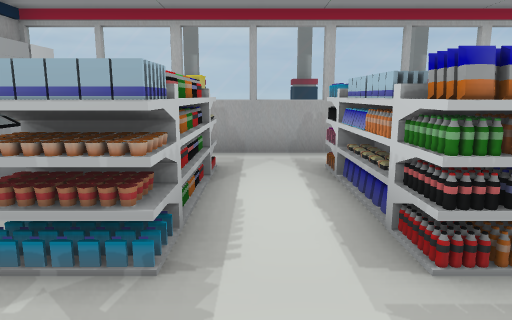
[1] (above)

18 first-person views from a walk through a 3-D level made in the Unity game engine. The camera is 1.3 m above the floor, tilts 10° down and sees 70° across. Doors are open. The floor is counted in squares, 1 m on a side. Each view is taken from the middle of a square. On the plan, view 1 faces up. The plan holds only what a view shows up to about 15 squares ahead; the rest is blank. The place goes on beyond the plan. The player is left out. Some surface patterns are stand-ins.

[2]
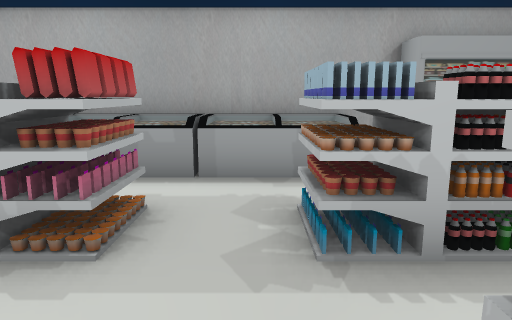

[3]
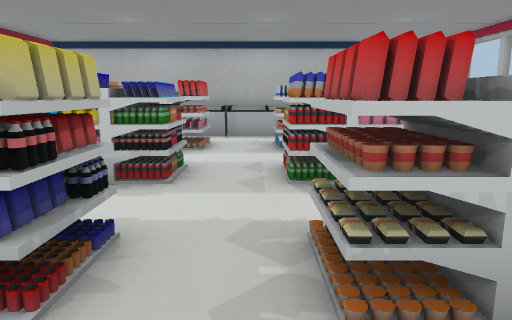

[4]
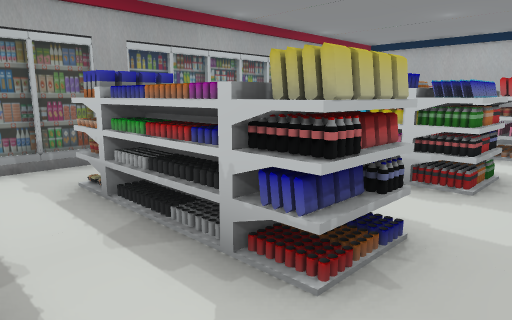

[5]
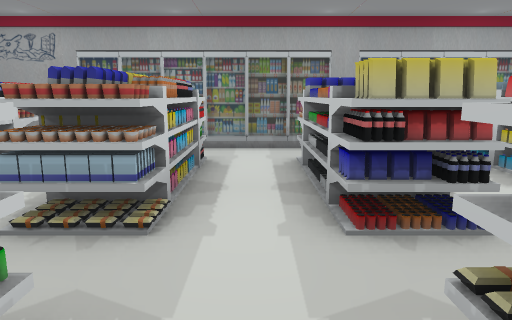

[6]
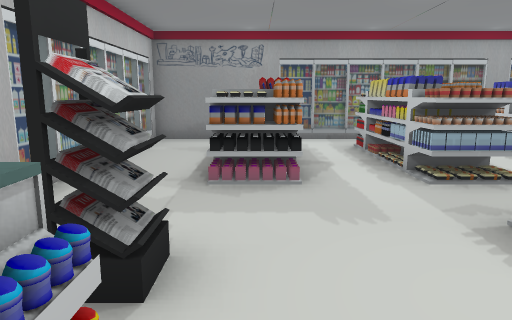

[7]
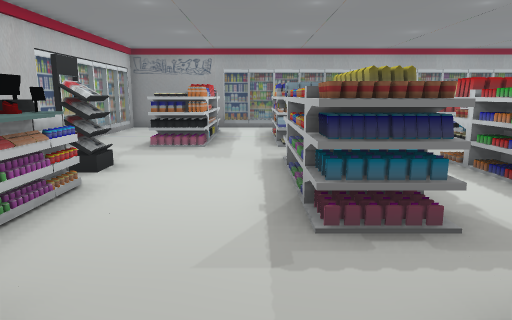

[8]
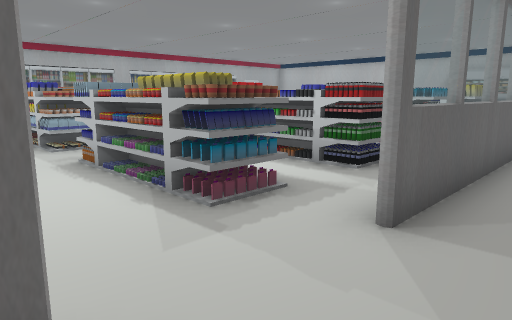

[9]
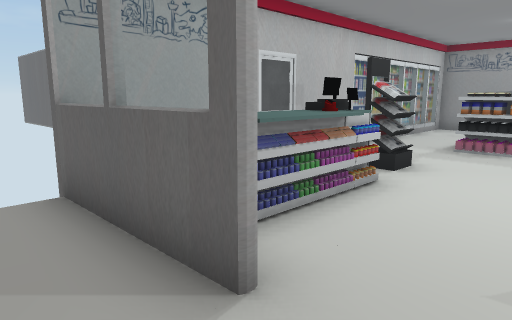

[10]
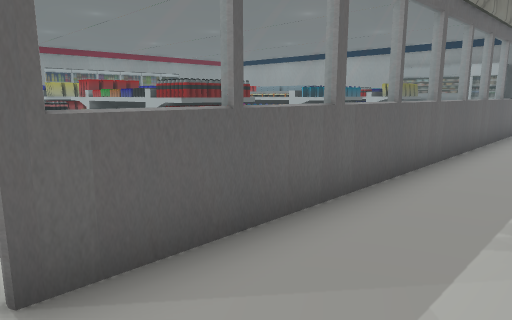

[11]
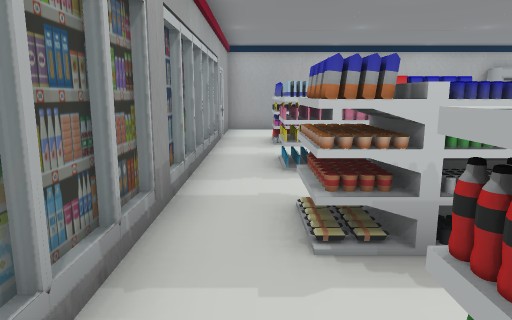

[12]
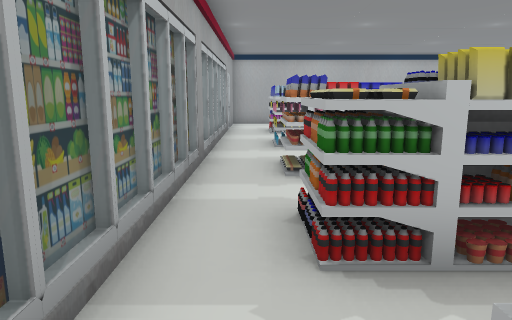

[13]
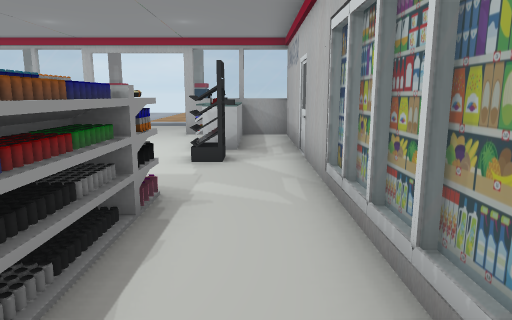

[14]
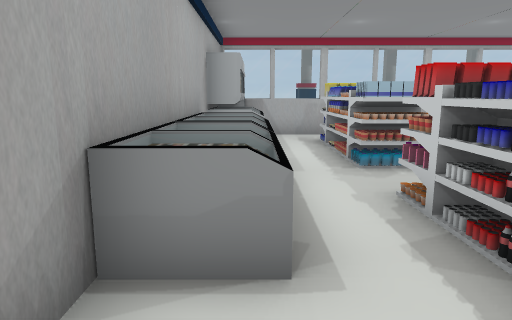

[15]
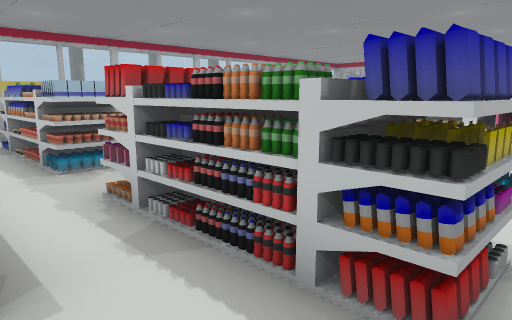

[16]
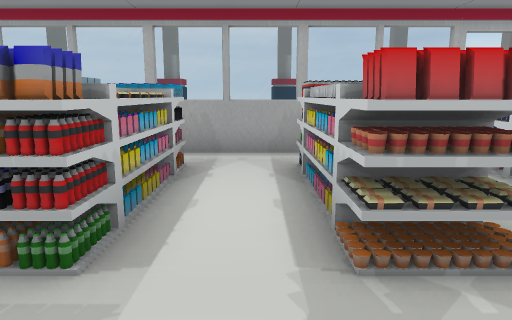

[17]
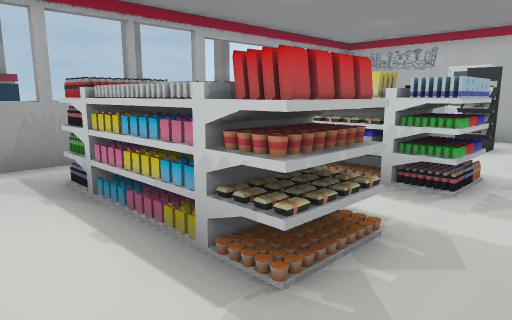

[18]
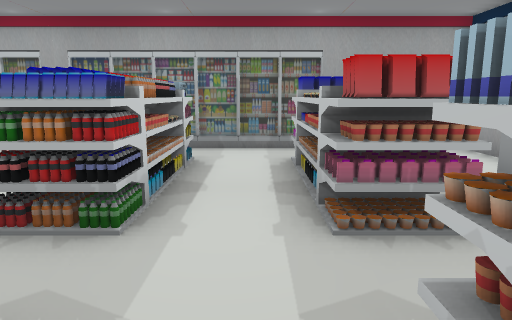

### Floor plan
Points are (right, up) in squares from view 1. A wall is a line through its corners. A room is listed if a view was taken in it or the views show most of it. See-through windows are left out.
Room 1 (views 1, 14, 15, 18)
walls: (-5.2, 1.6) (-5.2, 0.4); (-5.2, 4.4) (-5.2, 3.4); (-5.2, -1.4) (-5.2, -5.1) (0.5, -5.1); (0.6, 8.3) (-4.4, 8.3); (-1.1, -5.2) (0.4, -5.2)
ways out: opening at (1, -4) to room 2; opening at (1.5, 1.5) to room 2; opening at (1.5, 7) to room 2
objects: other object (-5, -1) to (-4, 1); other object (-5, 2) to (-4, 4); fridge (-5, 5) to (-4, 7); shelf (-2, -3) to (-1, 1); shelf (-2, 3) to (-1, 3); shelf (-2, 4) to (-2, 5); shelf (-2, 6) to (-1, 7); shelf (-1, 4) to (-1, 6); shelf (1, -3) to (3, 1)
Room 2 (views 2, 3, 4, 5, 6, 11, 12, 13, 16, 17)
walls: (8.6, 8.3) (0.6, 8.3); (15.2, 3.9) (15.2, 4.9); (5.1, -5.2) (11.4, -5.2); (15.2, -2.8) (15.2, 1.5); (15.2, -3.8) (15.2, -3.1); (15.1, 8.3) (11.6, 8.3); (15.2, -4.8) (15.2, -4.1); (0.5, -5.1) (15, -5.1) (15, 8.6); (0.4, -5.2) (3.9, -5.2)
ways out: opening at (1, -4) to room 1; opening at (1.5, 1.5) to room 1; opening at (1.5, 7) to room 1; open door at (10, 8) to room 3
objects: shelf (1, 3) to (3, 7); shelf (5, -3) to (6, 1); shelf (5, 3) to (6, 7); shelf (8, -3) to (9, -3); shelf (8, -2) to (8, -1); shelf (8, 0) to (8, 1); shelf (8, 3) to (9, 7); shelf (9, -2) to (9, -1); other object (9, 0) to (9, 1); shelf (11, -3) to (13, 1); other object (13, 3) to (13, 4); counter (13, 5) to (13, 8)
Room 3 (views 7, 8, 9, 10)
walls: (11.6, 8.5) (15.3, 8.5); (-4.9, 8.5) (8.6, 8.5)
ways out: open door at (10, 8) to room 2
objects: pillar (-2, 11) to (-2, 12); pillar (1, 11) to (2, 12); pillar (5, 11) to (5, 12); pillar (8, 11) to (8, 12); pillar (11, 11) to (12, 12)

Positions as (right, up) in squares from view 1, and headings:
1: (0, 0), facing up
2: (2, 2), facing left
3: (8, 2), facing left
4: (8, 2), facing down-left
5: (7, 4), facing down
6: (12, 6), facing down
7: (10, 10), facing down
8: (12, 10), facing down-left
9: (10, 10), facing down-right
10: (9, 11), facing down-left
11: (9, -4), facing left
12: (12, -4), facing left
13: (14, -4), facing up
14: (-4, -4), facing up
15: (-4, -4), facing up-right
16: (4, 0), facing up
17: (3, 1), facing up-right
18: (0, 4), facing down
